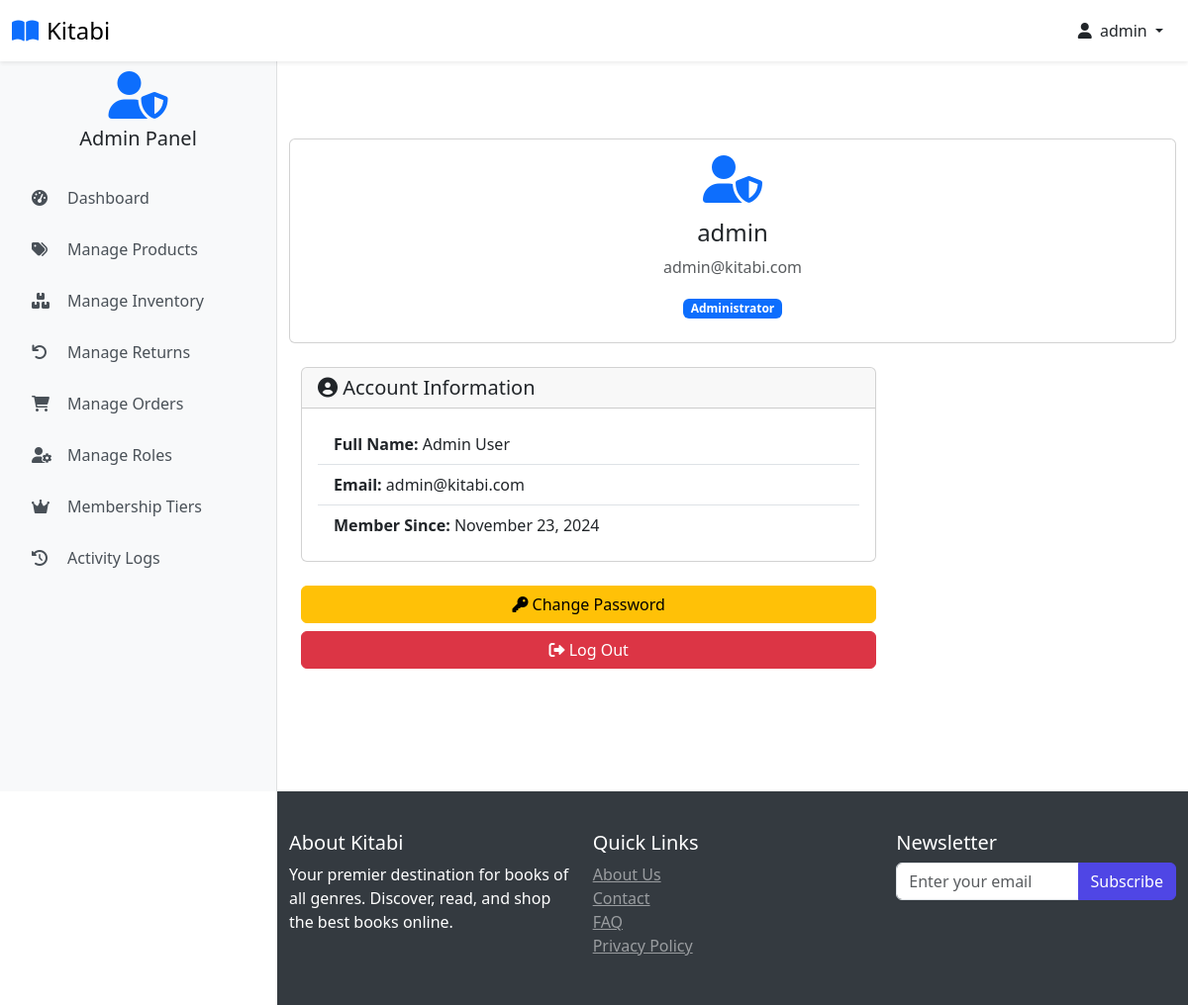
Page /account/1 (signed in) on the committed database.
### website/models.py (models this page shows, shortened)
class Customer(db.Model, UserMixin):
    id = db.Column(db.Integer, primary_key=True)
    full_name = db.Column(db.String(100), nullable=False)
    email = db.Column(db.String(100), unique=True, nullable=False)
    username = db.Column(db.String(100), unique=True, nullable=False)
    password_hash = db.Column(db.String(200), nullable=False)
    date_joined = db.Column(db.DateTime(), default=datetime.utcnow)
    is_admin_val = db.Column(db.Boolean, default=False)
    last_login = db.Column(db.DateTime)
    status = db.Column(db.String(20), default='active')
    membership_tier_id = db.Column(db.Integer, db.ForeignKey('membership_tier.id'), default=1)  # Default to Normal
    points = db.Column(db.Integer, default=0)
    membership_tier = db.relationship('MembershipTier', backref='customers')
    cart_items = db.relationship('Cart', back_populates='customer', lazy=True)
    orders = db.relationship('Order', back_populates='customer', lazy=True)
    activity_logs = db.relationship('ActivityLog', back_populates='user', lazy=True)
    returns = db.relationship('Return', foreign_keys='Return.customer_link', back_populates='customer', lazy=True)
    roles = db.relationship(
        'Role',
        secondary=user_roles,
        back_populates='users',
        lazy='dynamic'
    )
    @property
    def password(self):
        raise AttributeError('Password is not a readable Attribute')
    @property
    def is_admin(self):
        return self.is_admin_val or any(
            role.name in ['Super Admin', 'Product Manager', 'Order Manager']
            for role in self.roles
        )

### website/auth.py (the view)
@auth.route('/account/<int:user_id>')
@login_required
def account(user_id):
    user = Customer.query.get(user_id)
    return render_template('account.html',
                         current_user=user,
                         categories=get_categories_dict())

### website/utils.py (called while the page is built)
def get_categories_dict():
    categories_dict = {}
    categories = Category.query.all()
    for category in categories:
        subcategories = [subcategory.name for subcategory in category.subcategories]
        categories_dict[category.name] = subcategories
    return categories_dict

### website/templates/account.html (shortened to what this page needs)
{% extends 'base.html' %}
{% block body %}
<section id="profile" class="py-5">
    <div class="container pt-2">
        <div class="row">
            <div class="card mb-4">
                <div class="card-body text-center">
                    <div class="mb-3">
                        {% if not current_user.is_admin %}
                            {% if current_user.membership_tier %}
                                {% if current_user.membership_tier.name == 'Gold' %}
                                    <i class="fas fa-crown fa-3x text-warning"></i>
                                {% elif current_user.membership_tier.name == 'Premium' %}
                                    <i class="fas fa-star fa-3x text-info"></i>
                                {% else %}
                                    <i class="fas fa-user fa-3x text-secondary"></i>
                                {% endif %}
                            {% else %}
                                <i class="fas fa-user fa-3x text-secondary"></i>
                            {% endif %}
                        {% else %}
                            <i class="fas fa-user-shield fa-3x text-primary"></i>
                        {% endif %}
                    </div>
                    <h4 class="card-title">{{ current_user.username }}</h4>
                    <p class="card-text text-muted">{{ current_user.email }}</p>
                    {% if not current_user.is_admin %}
                        {% if current_user.membership_tier %}
                            <div class="badge bg-{{ 'warning' if current_user.membership_tier.name == 'Gold'
                                                   else 'info' if current_user.membership_tier.name == 'Premium'
                                                   else 'secondary' }} mb-2">
                                {{ current_user.membership_tier.name }} Member
                            </div>
                        {% else %}
                            <div class="badge bg-secondary mb-2">Basic Member</div>
                        {% endif %}
                    {% else %}
                        <div class="badge bg-primary mb-2">Administrator</div>
                    {% endif %}
                </div>
            </div>
            </div>
            <div class="col-lg-8">
                <div class="card mb-4">
                    <div class="card-header">
                        <h5 class="card-title mb-0">
                            <i class="fas fa-user-circle"></i> Account Information
                        </h5>
                    </div>
                    <div class="card-body">
                        <ul class="list-group list-group-flush">
                            <li class="list-group-item">
                                <strong>Full Name:</strong> {{ current_user.full_name }}
                            </li>
                            <li class="list-group-item">
                                <strong>Email:</strong> {{ current_user.email }}
                            </li>
                            <li class="list-group-item">
                                <strong>Member Since:</strong> {{ current_user.date_joined.strftime('%B %d, %Y') }}
                            </li>
                        </ul>
                    </div>
                </div>
                <div class="d-grid gap-2">
                    <a href="/change-password/{{current_user.id}}" class="btn btn-warning">
                        <i class="fas fa-key"></i> Change Password
                    </a>
                    <a href="{{ url_for('auth.log_out') }}" class="btn btn-danger">
                        <i class="fas fa-sign-out-alt"></i> Log Out
                    </a>
                </div>
            </div>
        </div>
    </div>
{% endblock %}

### website/templates/base.html (shortened to what this page needs)
<!DOCTYPE html>
<html lang="en">
<head>
    <link rel="stylesheet" href="{{ url_for('static', filename='css/bootstrap.min.css') }}">
    <link rel="stylesheet" href="{{ url_for('static', filename='css/owl.carousel.min.css') }}">
    <link rel="stylesheet" href="{{ url_for('static', filename='css/style.css') }}">
    <link rel="stylesheet" href="https://cdnjs.cloudflare.com/ajax/libs/font-awesome/6.0.0/css/all.min.css">
</head>
<body class="{% if current_user.is_authenticated %}{% if current_user.is_admin %}admin-user{% else %}user{% endif %}{% else %}guest{% endif %}">
<nav class="navbar navbar-light bg-white fixed-top shadow-sm">
    <div class="container-fluid">
        <div class="d-flex align-items-center">
            <a class="navbar-brand d-flex align-items-center" href="/">
                <i class="fas fa-book-open text-primary me-2"></i>
                <span class="font-weight-bold">Kitabi</span>
            </a>
        </div>
        <div class="d-flex align-items-center user-nav">
            {% if current_user.is_authenticated %}
                <div class="dropdown">
                    <button class="btn btn-link text-dark text-decoration-none dropdown-toggle" type="button" id="userDropdown" data-bs-toggle="dropdown" aria-expanded="false">
                        <i class="fas fa-user me-1"></i>
                        {{ current_user.username }}
                    </button>
                </div>
            {% else %}
                <a href="{{ url_for('auth.login') }}" class="btn btn-primary">
                    <i class="fas fa-sign-in-alt me-2"></i>Login
                </a>
            {% endif %}
        </div>
    </div>
</nav>
    {% if current_user.is_authenticated %}
        {% if current_user.is_admin %}
            <div class="admin-sidebar">
                <div class="text-center mb-4">
                    <i class="fas fa-user-shield fa-3x text-primary"></i>
                    <h5 class="mt-2">Admin Panel</h5>
                </div>
                <div class="nav flex-column">
                    <a class="admin-nav-item" href="{{ url_for('admin.admin_page') }}">
                        <i class="fas fa-tachometer-alt"></i>Dashboard
                    </a>
                    <a class="admin-nav-item" href="{{ url_for('admin.shop_items') }}">
                        <i class="fas fa-tags"></i>Manage Products
                    </a>
                    <a class="admin-nav-item" href="{{ url_for('admin.inventory_management') }}">
                        <i class="fas fa-boxes"></i>Manage Inventory
                    </a>
                    <a class="admin-nav-item" href="{{ url_for('admin.returns_management') }}">
                        <i class="fas fa-undo"></i>Manage Returns
                    </a>
                    <a class="admin-nav-item" href="{{ url_for('admin.order_view') }}">
                        <i class="fas fa-shopping-cart"></i>Manage Orders
                    </a>
                    <a class="admin-nav-item" href="{{ url_for('admin.manage_roles') }}">
                        <i class="fas fa-user-cog"></i>Manage Roles
                    </a>
                    <a class="admin-nav-item" href="{{ url_for('admin.membership_tiers') }}">
                        <i class="fas fa-crown"></i>Membership Tiers
                    </a>
                    <a class="admin-nav-item" href="{{ url_for('admin.view_activity_logs') }}">
                        <i class="fas fa-history"></i>Activity Logs
                    </a>
                </div>
            </div>
        {% endif %}
{% endif %}
    <main class="main-content">
         <div class="container pt-2">
            {% block body %}{% endblock %}
    </main>
    <footer>
         <div class="container pt-2">
            <div class="row">
                <div class="col-md-4">
                    <h5>About Kitabi</h5>
                    <p>Your premier destination for books of all genres. Discover, read, and shop the best books online.</p>
                </div>
                <div class="col-md-4">
                    <h5>Quick Links</h5>
                    <ul class="list-unstyled">
                        <li><a href="#" class="text-white-50">About Us</a></li>
                        <li><a href="#" class="text-white-50">Contact</a></li>
                        <li><a href="#" class="text-white-50">FAQ</a></li>
                    <li><a href="#" class="text-white-50">Privacy Policy</a></li>
                </ul>
            </div>
            <div class="col-md-4">
                <h5>Newsletter</h5>
                <form>
                    <div class="input-group">
                        <input type="email" class="form-control" placeholder="Enter your email">
                        <button class="btn btn-primary" type="submit">Subscribe</button>
                    </div>
                </form>
            </div>
        </div>
    </div>
</footer>
</body>
</html>

### website/static/css/style.css (style rules this page uses)
:root { --primary-color: #4f46e5; --secondary-color: #818cf8; --dark-color: #1f2937; --light-color: #f3f4f6; }
body { font-family: 'Segoe UI', Tahoma, Geneva, Verdana, sans-serif; padding-top: 56px; margin: 0; }
.navbar-brand { font-size: 1.5rem; }
.sidebar, .admin-sidebar { height: calc(100vh - 56px); position: fixed; top: 56px; left: 0; width: 280px; z-index: 1000; overflow-y: auto; transition: transform 0.3s ease-in-out; padding: 1rem; }
.admin-sidebar { background-color: #f8f9fa; border-right: 1px solid rgba(0, 0, 0, 0.1); }
.main-content { padding-top: 20px; min-height: calc(100vh - 56px); transition: margin-left 0.3s ease-in-out; }
body.admin-user .main-content { margin-left: 280px; }
.admin-nav-item { display: flex; align-items: center; padding: 0.75rem 1rem; color: #495057; text-decoration: none; border-radius: 0.25rem; transition: all 0.2s; margin-bottom: 0.25rem; }
.admin-nav-item i { width: 1.5rem; margin-right: 0.75rem; }
.btn-primary { background-color: var(--primary-color); border-color: var(--primary-color); }
footer { flex-shrink: 0; position: relative; width: 100%; margin-top: auto; }
@media (min-width: 992px) { body:not(.admin-user) footer, body.admin-user footer { margin-left: 280px; width: calc(100% - 280px); } }

### website/templates/base.html (style rules this page uses)
body { min-height: 100vh; display: flex; flex-direction: column; padding-top: 56px; }
.sidebar, .admin-sidebar { height: calc(100vh - 56px); position: fixed; top: 56px; left: 0; width: 280px; z-index: 1000; overflow-y: auto; transition: transform 0.3s ease-in-out; padding: 1rem; }
.admin-sidebar { background-color: #f8f9fa; border-right: 1px solid rgba(0, 0, 0, 0.1); }
.admin-nav-item { display: flex; align-items: center; padding: 0.75rem 1rem; color: #495057; text-decoration: none; border-radius: 0.25rem; transition: all 0.2s; margin-bottom: 0.25rem; }
.admin-nav-item i { width: 1.5rem; margin-right: 0.75rem; }
.main-content { flex: 1; padding-top: 20px; transition: margin-left 0.3s ease-in-out; }
footer { margin-top: auto; background-color: #343a40; color: white; padding: 2rem 0; }
@media (min-width: 992px) { body.admin-user .main-content, body.admin-user footer { margin-left: 280px; } }

### rows in the picture
Customer: username "admin", email "admin@kitabi.com", full_name "Admin User", date_joined "November 23, 2024"
